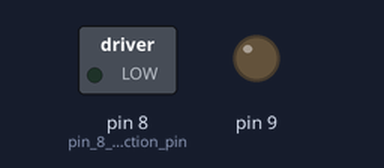
A sketch run on a simulated Arduino Uno, built with avr-gcc and run on an emulated ATmega328P. Parts: switched loads named in the sketch (green lamp = pin HIGH), output pins drawn as LEDs (lit = HIGH). Pins used as bus, display or sensor lines are not drawn. At 1.1 s the program stops and its outputs stay as they are.

Above: at 0.1 s.
At 1.1 s:
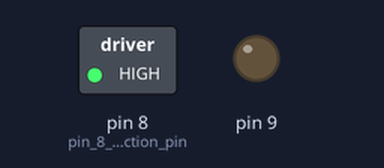
Timing chart, 0 to 2.6 s (numbered marks = the images above):
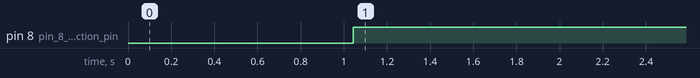

The sketch:

rhinomotor.ino
```cpp
void setup()
{
  pinMode(8,OUTPUT);  //pin 8 for direction pin
  pinMode(9,OUTPUT);
  pinMode(11,OUTPUT); //pin 11 for pulse pin
  unsigned long anglespeed(unsigned long ,int );
  void stopmotor();
  void godistance(unsigned long,unsigned long);
  Serial.begin(9600);
}
void anglespeed(unsigned long noofrev, int rpm) //function to cover specified number of revolutions at specified rpm, both in int. rpm above 10 would not be accepted as max rpm is 10
{
  if(rpm>10)
  {
  rpm=10;
  } //to avoid any chance of error
  for(unsigned long i=0;i<(noofrev*1800);i++)
  {
    digitalWrite(11,HIGH);
    delay(33-3*rpm); // 0.2 degrees per increment,  3.33 seconds delay for 10rpm
    digitalWrite(11,LOW);
    delayMicroseconds(5);
  }
}
void stalltest() //enclose in while(1) to stall
{
  digitalWrite(11,LOW);
  delayMicroseconds(5); //Don't use this function to stop bike. It puts unnecessary load on motor and can lead to breakage of shaft coupler
  digitalWrite(8,LOW);
  delayMicroseconds(5);
}
void stopmotor() //to really stop motor, enclose this function in while(1)
{
    digitalWrite(11,LOW);
}
void startbike()
{
float x=0;
for(int i=0;i<1800;i++) //increases speed of bike gradually to 10rpm over 1 revolution from 1 rpm
{
  digitalWrite(11,HIGH);
  delay(33-x*0.0167);
  digitalWrite(11,LOW);
  delayMicroseconds(5);
  x++;
}
}

void slowbike() //supply initial delay as argument
{
float x=0;
for(int i=0;i<1800;i++) //decreases speed of bike gradually from 10rpm to 1 rpm
{
  digitalWrite(11,HIGH);
  delay(3+x*0.0167);
  digitalWrite(11,LOW);
  delayMicroseconds(5);
  x++;
}
}
void godistance(int a, unsigned long distance) //function to make the motor move a distance, specified in centimeters forward or backward. Enter 1 as argument for backward and vice versa
{
  if(a==0)
  {
  for(double i=0;i<(distance*5);i++) //9.55 is the ratio between 1800 and 188.5 which is the value of 2pi*r(30cm)
  {
    digitalWrite(8,HIGH);
    digitalWrite(11,HIGH);
    delayMicroseconds(400);
    digitalWrite(11,LOW);
    delayMicroseconds(5);
  }
  }

  else if(a==1)
  {
    for(double i=0;i<(distance*5);i++)
  {
    digitalWrite(8,LOW);
    digitalWrite(11,HIGH);
    delayMicroseconds(400);
    digitalWrite(11,LOW);
    delayMicroseconds(5);
 }
 }
}

  void loop()
{
/*  digitalWrite(11,HIGH);
  for(int i=0;i<9000;i++) //increases speed of bike gradually to 10rpm over 1 revolution from 1 rpm
{
  digitalWrite(9,HIGH);
  delay(3);
  digitalWrite(9,LOW);
  delayMicroseconds(5);

Serial.print("def");
*/
/*
digitalWrite(11,HIGH);
  for(int m=0;m<5;m++)
  {
  digitalWrite(9,HIGH);
  delayMicroseconds(333);
  digitalWrite(9,LOW);
  delayMicroseconds(5);
  }
digitalWrite(11,HIGH);
  for(int k=10;k>0;k--)
{
  for(int m=0;m<10;m++)
  {
  digitalWrite(9,HIGH);
  delayMicroseconds(400*k);
  digitalWrite(9,LOW);
  delayMicroseconds(5);
  }
}
delay(1000);
  godistance(0,500);
  delay(3000);
  digitalWrite(11,HIGH);
for(int k=1;k<11;k++)
{
  for(int m=0;m<10;m++)
  {
  digitalWrite(9,HIGH);
  delayMicroseconds(400*k);
  digitalWrite(9,LOW);
  delayMicroseconds(5);
  }
}
*/

godistance(1, 20);
delay(1000);
godistance(0, 20);

while(1)
{
  stopmotor();
}

  //while(1)
 /* {
    for(int i=0;i<150;i++)
  {
    digitalWrite(11,LOW);
    digitalWrite(9,HIGH);
    delay(3);
    digitalWrite(9,LOW);
    delayMicroseconds(5);
 }
 }*/
  }
```

Measured:
- by itself, pin 8 (pin_8_for_direction_pin): LOW → HIGH at 1.0 s
